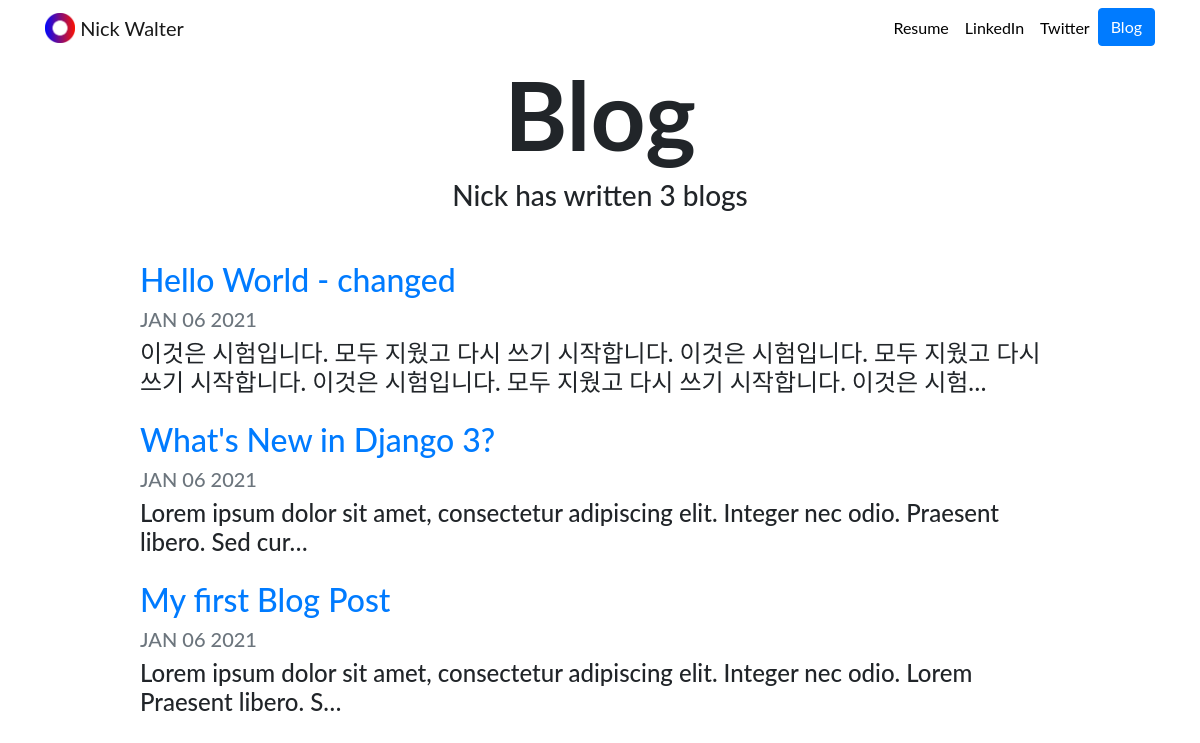
Screenshot of /blog/ with the database file from the repository.
### blog/models.py (models this page shows, shortened)
class Blog(models.Model):
    title = models.CharField(max_length=200)
    description = models.TextField()
    date = models.DateField()

### blog/views.py (the view)
# urls.py: path('', views.all_blogs, name='all_blogs'),
def all_blogs(request):
    blogs = Blog.objects.order_by('-date')
    return render(request, 'blog/all_blogs.html', {'blogs':blogs})

### blog/templates/blog/all_blogs.html
{% extends "portfolio/base.html" %}
{% load static %}
{% block content %}
<h1 id="blogtitle" class="font-weight-bold text-center">Blog</h1>
<h3 class="text-center mb-5">Nick has written {{ blogs.count }} blog{{ blogs.count|pluralize }}</h3>
{% for blog in blogs %}
<div class="row justify-content-center my-3">
  <div class="col-md-10">
    <a href="{% url 'blog:detail' blog.id %}">
      <h2>{{ blog.title }}</h2>
    </a>
    <h5 class="text-muted">{{ blog.date|date:'M d Y'|upper }}</h5>
    <h4>{{ blog.description|striptags|truncatechars:100 }}</h4>
  </div>
</div>
{% endfor %}
{% endblock %}

### portfolio/static/portfolio/custom.css (style rules this page uses)
body { font-family: 'Lato', sans-serif; }
#blogtitle { font-size: 6rem; }

### rows the page displays
Blog: title "Hello World - changed", date "JAN 06 2021", description "이것은 시험입니다. 모두 지웠고 다시 쓰기 시작합니다. 이것은 시험입니다. 모두 지웠고 다시 쓰기 시작합니다. 이것은 시험입니다. 모두 지웠고 다시 쓰기 시작합니다. 이것은 시험…"
Blog: title "What's New in Django 3?", date "JAN 06 2021", description "Lorem ipsum dolor sit amet, consectetur adipiscing elit. Integer nec odio. Praesent libero. Sed cur…"
Blog: title "My first Blog Post", date "JAN 06 2021", description "Lorem ipsum dolor sit amet, consectetur adipiscing elit. Integer nec odio. Lorem Praesent libero. S…"

### other values shown
{{ blogs.count }} "3"
